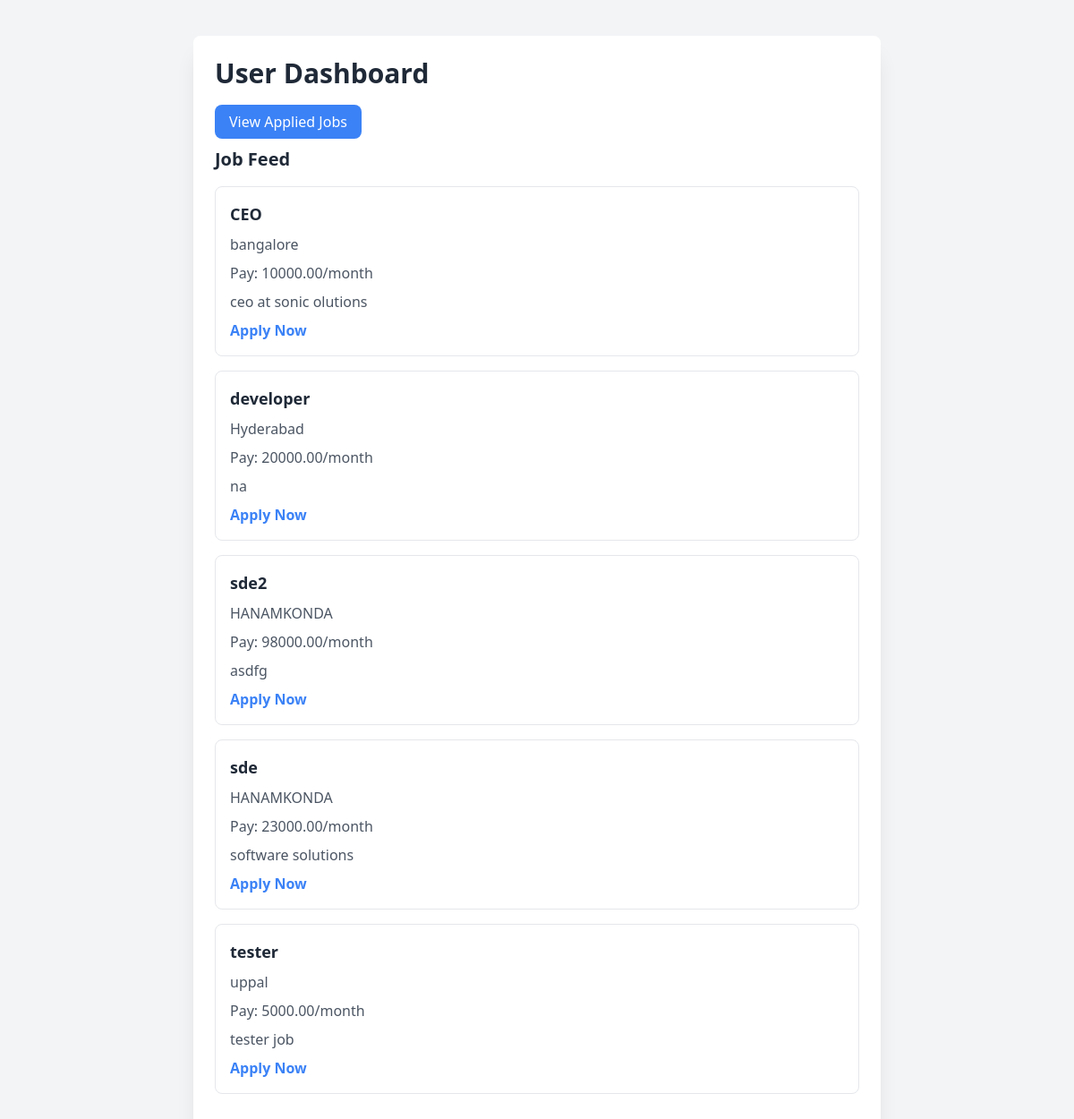
The app's page /user/dashboard/ (signed in) with its own data.
### base/models.py (models this page shows)
class JobPost(models.Model):
    hr = models.ForeignKey(User, on_delete=models.CASCADE, related_name='job_posts')
    title = models.CharField(max_length=200)
    description = models.TextField()
    pay = models.IntegerField()
    experience_required = models.ForeignKey('Experience', on_delete=models.CASCADE)
    location = models.CharField(max_length=100)

### base/views.py (the view, shortened to what this page needs)
# urls.py: path('user/dashboard/', views.user_dashboard, name='user_dashboard'),
def user_dashboard(request):
    user = request.user
    user_skills = UserSkill.objects.filter(user=request.user).values_list('skill_id', flat=True)
    matching_jobs = JobPost.objects.filter(job_skills__skill_id__in=user_skills).distinct()
    context = {
        "matching_jobs" : matching_jobs
    }
    return render(request, 'user_dashboard.html',context)

### base/templates/user_dashboard.html (shortened to what this page needs)
<!DOCTYPE html>
<html lang="en">
<head>
    <link href="https://cdn.jsdelivr.net/npm/tailwindcss@2.2.19/dist/tailwind.min.css" rel="stylesheet">
</head>
<body class="bg-gray-100 font-sans">
    <div class="max-w-3xl mx-auto mt-10 px-4 md:px-0">
        <div class="bg-white rounded-lg shadow-xl p-6">
            <h1 class="text-3xl font-bold text-gray-800 mb-6">User Dashboard</h1>
            <div class="mb-4">
                <a href="{% url 'applied_jobs' %}" class="bg-blue-500 hover:bg-blue-600 text-white py-2 px-4 rounded-lg transition duration-300 ease-in-out transform hover:scale-105">View Applied Jobs</a>
            </div>
            <div>
                <h2 class="text-xl font-bold text-gray-800 mb-4">Job Feed</h2>
                {% for each_matching_job in matching_jobs %}
                    <form method="POST">
                        <div class="border border-gray-200 rounded-lg p-4 mb-4">
                            <h3 class="text-lg font-semibold text-gray-800 mb-2">{{ each_matching_job.title }}</h3>
                            <p class="text-gray-600 mb-2">{{ each_matching_job.location }}</p>
                            <p class="text-gray-600 mb-2">Pay: {{ each_matching_job.pay }}.00/month</p>
                            <p class="text-gray-600 mb-2">{{ each_matching_job.description }}</p>
                            <button  type="submit" class="text-blue-500 font-semibold hover:underline">Apply Now</button>
                        </div>
                    </form>
                {% endfor %}
            </div>
        </div>
    </div>
</body>
</html>

### records on screen
JobPost: title "CEO", location "bangalore", pay "10000", description "ceo at sonic olutions"
JobPost: title "developer", location "Hyderabad", pay "20000", description "na"
JobPost: title "sde2", location "HANAMKONDA", pay "98000", description "asdfg"
JobPost: title "sde", location "HANAMKONDA", pay "23000", description "software solutions"
JobPost: title "tester", location "uppal", pay "5000", description "tester job"
